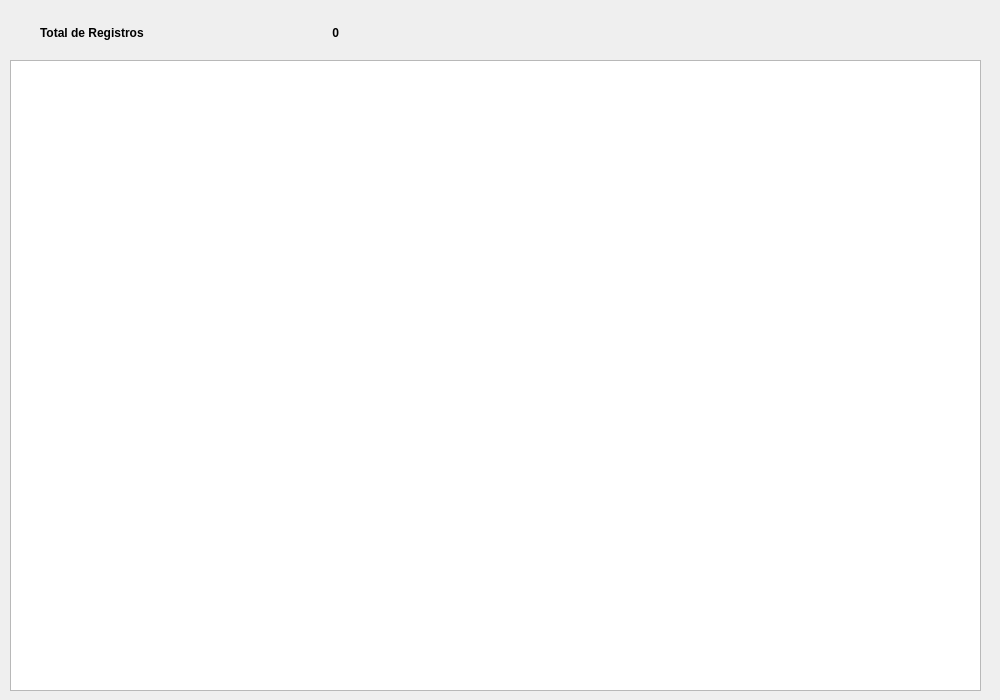
<?xml version="1.0" encoding="UTF-8"?>
<ui version="4.0">
 <class>dlgQlistWidget</class>
 <widget class="QDialog" name="dlgQlistWidget">
  <property name="geometry">
   <rect>
    <x>0</x>
    <y>0</y>
    <width>1000</width>
    <height>700</height>
   </rect>
  </property>
  <property name="windowTitle">
   <string>Demo del Control QListWidget</string>
  </property>
  <widget class="QLabel" name="lblRegistro">
   <property name="geometry">
    <rect>
     <x>40</x>
     <y>20</y>
     <width>181</width>
     <height>25</height>
    </rect>
   </property>
   <property name="font">
    <font>
     <weight>75</weight>
     <bold>true</bold>
    </font>
   </property>
   <property name="text">
    <string>Total de Registros</string>
   </property>
  </widget>
  <widget class="QLabel" name="lblTotal">
   <property name="geometry">
    <rect>
     <x>250</x>
     <y>20</y>
     <width>89</width>
     <height>25</height>
    </rect>
   </property>
   <property name="font">
    <font>
     <weight>75</weight>
     <bold>true</bold>
    </font>
   </property>
   <property name="text">
    <string>0</string>
   </property>
   <property name="alignment">
    <set>Qt::AlignRight|Qt::AlignTrailing|Qt::AlignVCenter</set>
   </property>
  </widget>
  <widget class="QListWidget" name="lvwData">
   <property name="geometry">
    <rect>
     <x>10</x>
     <y>60</y>
     <width>971</width>
     <height>631</height>
    </rect>
   </property>
  </widget>
 </widget>
 <resources/>
 <connections/>
</ui>
